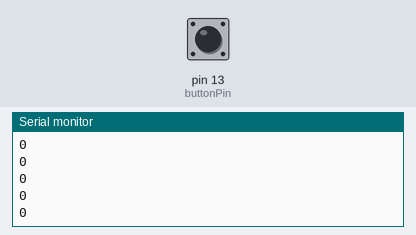
A sketch run on a simulated Arduino Uno, built with avr-gcc and run on an emulated ATmega328P. On the bench: the last lines printed to the serial monitor. The inputs (shaded band) are chosen by the test bench; at power-on: pin 13 (buttonPin) LOW.

Above: at 1.2 s.
1.3 s: pin 13 (buttonPin) pulled HIGH for 0.15 s
At 1.8 s:
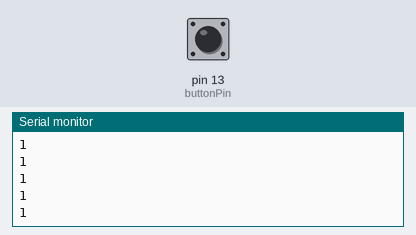
2.9 s: pin 13 (buttonPin) pulled HIGH for 1 s
5.4 s: pin 13 (buttonPin) pulled HIGH for 0.15 s
At 6.4 s:
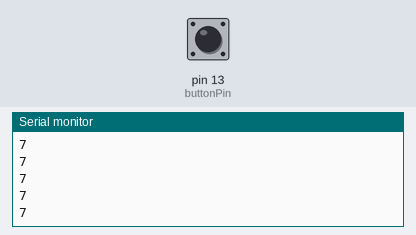
Timing chart, 0 to 8.4 s (numbered marks = the images above; inputs shaded):
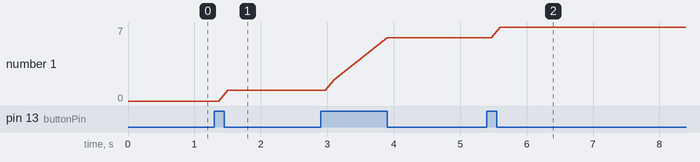

Measured:
- after the input at 1.3 s, the serial monitor: prints a new line after 0.20 s (image 1)
- after the input at 5.4 s, the serial monitor: prints a new line after 0.20 s (image 2)
- plotted number 1: 0 → 1 after the input at 1.3 s, 1 → 6 after the input at 2.9 s, 6 → 7 after the input at 5.4 s

The sketch:

leds_with_button.ino
```cpp
int ledRed = 2;
int ledBlue = 3;
int ledYellow = 4;

int buttonPin = 13;
int counter = 0;

void setup() {
  // put your setup code here, to run once:
  Serial.begin(9600);

}

void loop() {
  // read button preesing into 'value' variable-
  int value = digitalRead(buttonPin);
  // count number of pressings-
  if (value == 1){
    counter++;
    delay(200); // delay program, to count 1 at a time
  }

  // Light up leds:
  if (counter % 3 == 0){
    digitalWrite(ledRed, HIGH);
    digitalWrite(ledBlue, LOW);
    digitalWrite(ledYellow, LOW);
  }
  if (counter % 3 == 1){
    digitalWrite(ledRed, LOW);
    digitalWrite(ledBlue, HIGH);
    digitalWrite(ledYellow, LOW);
  }
  if (counter % 3 == 2){
    digitalWrite(ledRed, LOW);
    digitalWrite(ledBlue, LOW);
    digitalWrite(ledYellow, HIGH);
  }


  Serial.println(counter);
}
```
